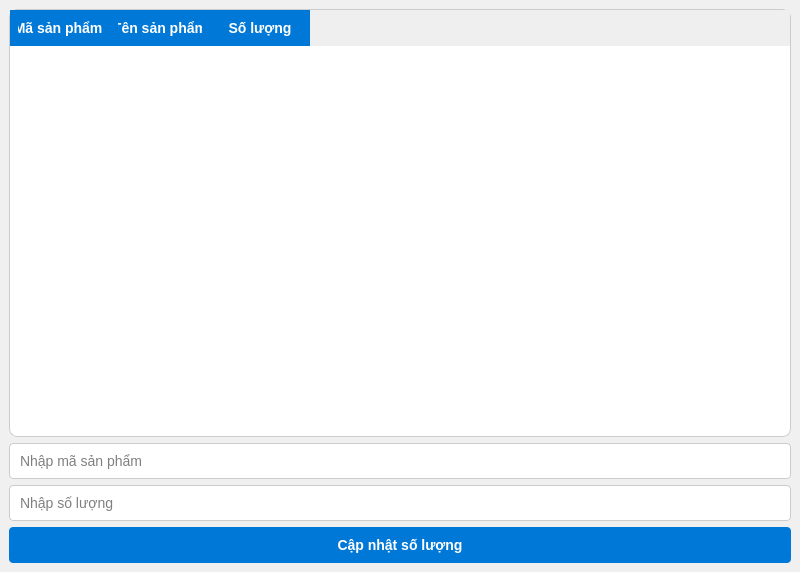
<?xml version="1.0" encoding="UTF-8"?>
<ui version="4.0">
 <class>MainWindow</class>
 <widget class="QMainWindow" name="MainWindow">
  <property name="geometry">
   <rect>
    <x>0</x>
    <y>0</y>
    <width>800</width>
    <height>572</height>
   </rect>
  </property>
  <property name="windowTitle">
   <string>Quản lý sản phẩm</string>
  </property>
  <property name="styleSheet">
   <string notr="true">
        /* Màu nền chính */
        QMainWindow {
          background-color: #f0f0f0;
        }

        /* Tiêu đề cửa sổ */
        QMainWindow::title {
          font-size: 18px;
          font-weight: bold;
          color: #333333;
        }

        /* Bảng sản phẩm */
        QTableWidget {
          background-color: #ffffff;
          border: 1px solid #cccccc;
          border-radius: 8px;
          font-size: 14px;
        }

        QTableWidget::item {
          padding: 8px;
        }

        QHeaderView::section {
          background-color: #0078d7;
          color: #ffffff;
          padding: 8px;
          font-size: 14px;
          font-weight: bold;
          border: none;
        }

        /* Ô nhập liệu */
        QLineEdit {
          background-color: #ffffff;
          border: 1px solid #cccccc;
          border-radius: 4px;
          padding: 8px;
          font-size: 14px;
        }

        QLineEdit:focus {
          border: 1px solid #0078d7;
        }

        /* Nút cập nhật */
        QPushButton {
          background-color: #0078d7;
          color: #ffffff;
          border: none;
          border-radius: 4px;
          padding: 10px 20px;
          font-size: 14px;
          font-weight: bold;
        }

        QPushButton:hover {
          background-color: #005bb5;
        }

        QPushButton:pressed {
          background-color: #004080;
        }
      </string>
  </property>
  <widget class="QWidget" name="centralwidget">
   <layout class="QVBoxLayout" name="verticalLayout">
    <item>
     <widget class="QTableWidget" name="table">
      <property name="alternatingRowColors">
       <bool>false</bool>
      </property>
      <property name="rowCount">
       <number>0</number>
      </property>
      <property name="columnCount">
       <number>3</number>
      </property>
      <column>
       <property name="text">
        <string>Mã sản phẩm </string>
       </property>
      </column>
      <column>
       <property name="text">
        <string>Tên sản phẩm</string>
       </property>
      </column>
      <column>
       <property name="text">
        <string>Số lượng</string>
       </property>
      </column>
     </widget>
    </item>
    <item>
     <widget class="QLineEdit" name="input_id">
      <property name="placeholderText">
       <string>Nhập mã sản phẩm</string>
      </property>
     </widget>
    </item>
    <item>
     <widget class="QLineEdit" name="input_quantity">
      <property name="placeholderText">
       <string>Nhập số lượng</string>
      </property>
     </widget>
    </item>
    <item>
     <widget class="QPushButton" name="btn_update">
      <property name="text">
       <string>Cập nhật số lượng</string>
      </property>
     </widget>
    </item>
   </layout>
  </widget>
 </widget>
 <resources/>
 <connections/>
</ui>
